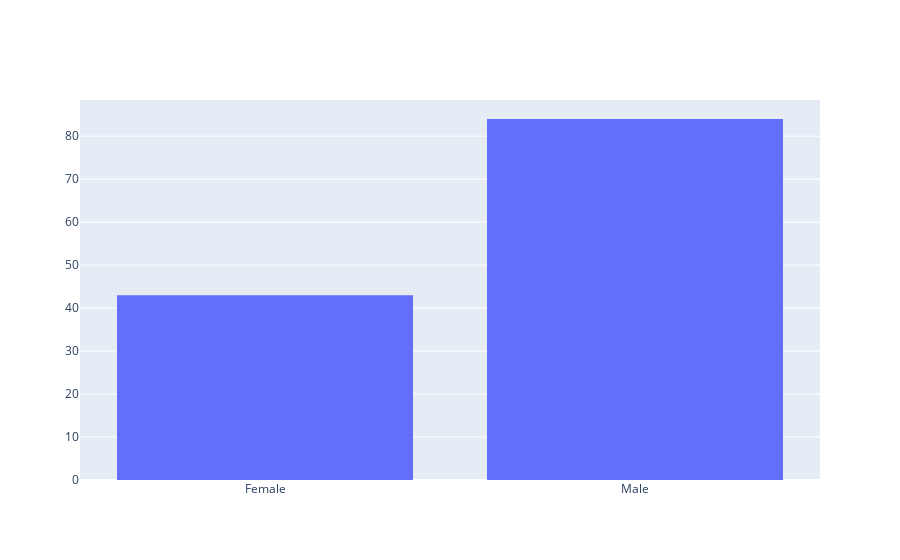

Notebook source saved alongside this figure:
### Code cell
import plotly.graph_objects as go
fig = go.Figure(data=[go.Histogram(x=updated_farmers_data.Gender)])
fig.show()

### Figure 1 — Plotly figure (JSON) as saved in the notebook; plotly's stock layout.template omitted (floating-point values rounded to 4 significant figures)
{"data": [{"type": "histogram", "x": ["Female", "Female", "Male", "Male", "Male", "Female", "Female", "Male", "Male", "Female", "Male", "Male", "Female", "Female", "Male", "Male", "Male", "Male", "Male", "Female", "Male", "Male", "Male", "Male", "Male", "Male", "Female", "Male", "Male", "Male", "Male", "Female", "Female", "Female", "Male", "Male", "Male", "Male", "Female", "Male", "Female", "Female", "Male", "Male", "Female", "Female", "Female", "Male", "Female", "Male", "Male", "Male", "Female", "Male", "Female", "Female", "Male", "Female", "Female", "Male", "Female", "Male", "Male", "Female", "Male", "Female", "Male", "Male", "Male", "Male", "Male", "Male", "Female", "Male", "Female", "Male", "Male", "Female", "Female", "Male", "Male", "Male", "Male", "Female", "Male", "Female", "Male", "Male", "Female", "Male", "Male", "Male", "Male", "Female", "Male", "Male", "Male", "Male", "Male", "Male", "Female", "Male", "Male", "Male", "Male", "Male", "Male", "Male", "Female", "Male", "Male", "Male", "Female", "Male", "Female", "Female", "Female", "Male", "Male", "Female", "Female", "Male", "Male", "Male", "Male", "Male", "Male"]}], "layout": {}}
